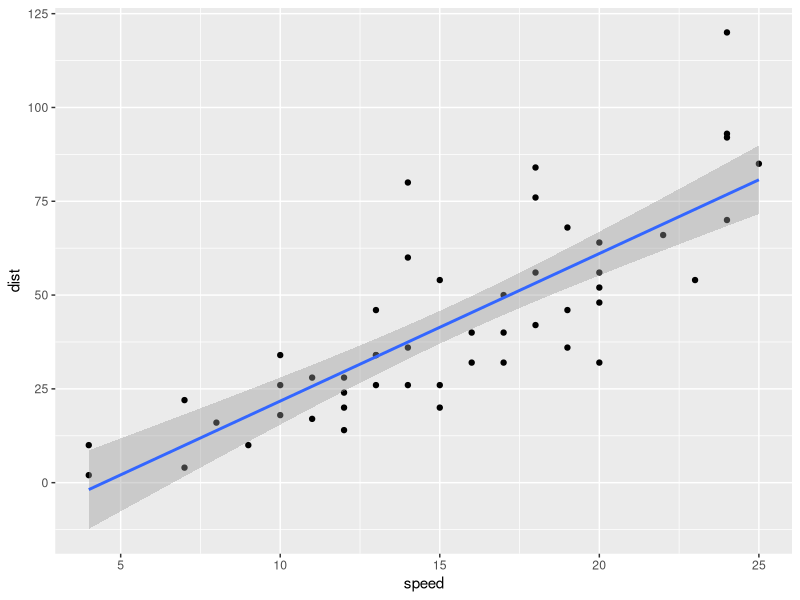
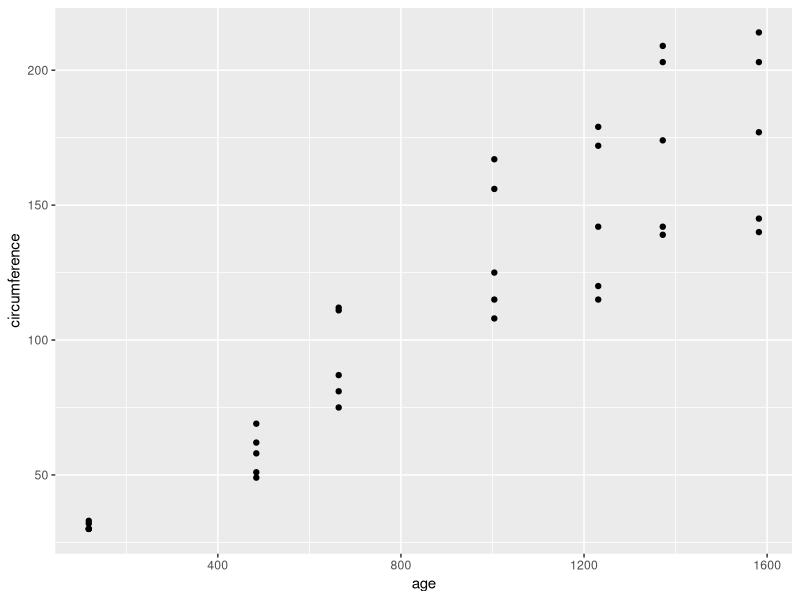
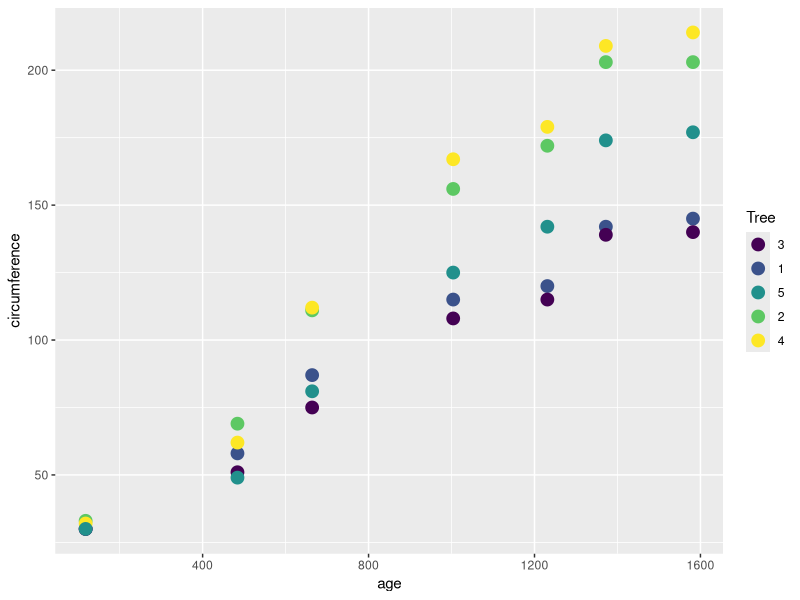
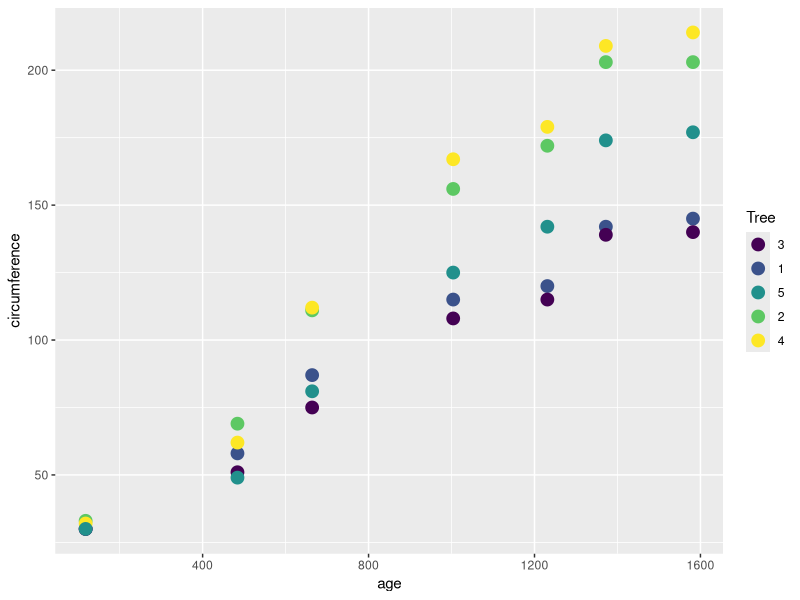
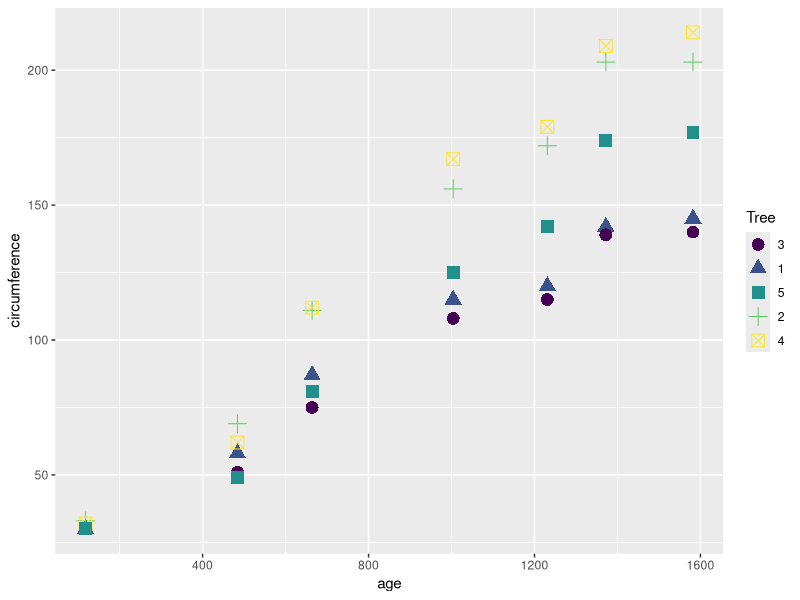
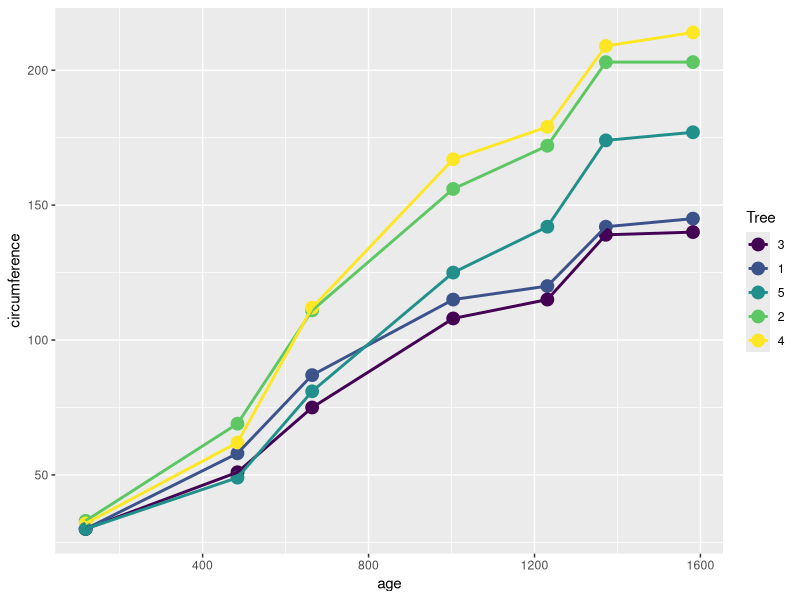
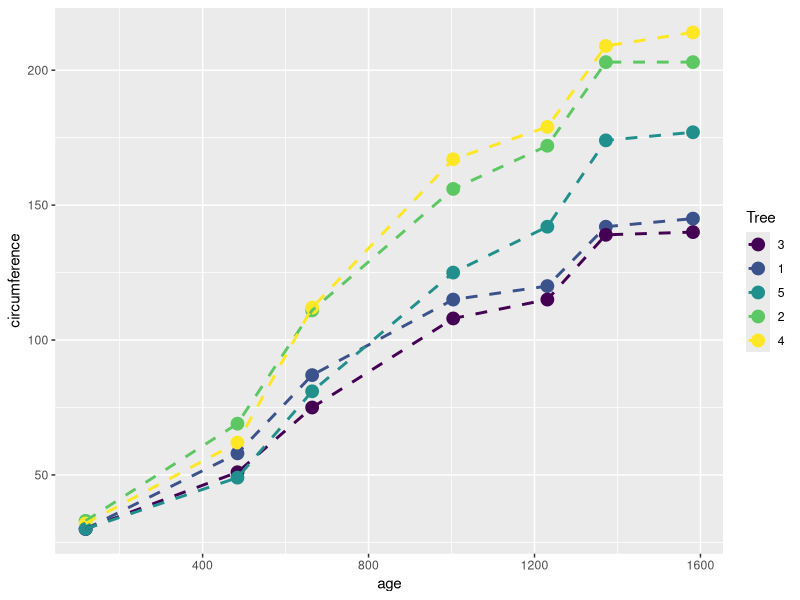
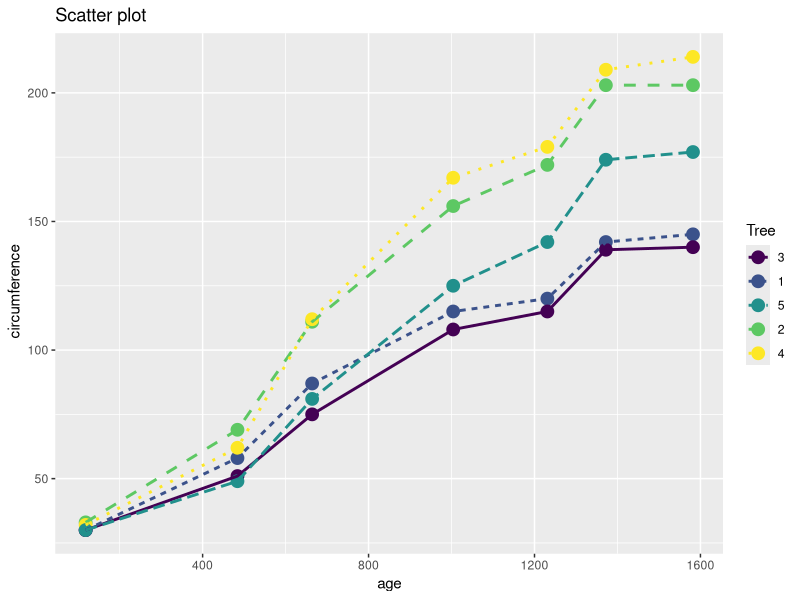

Reproduce these figures in R, in order. (Note: this script raises an error after producing the figures.)
# Scatter plot in r
 library(ggplot2)
 
# Create between two numeric variables
data("cars")
View(cars) 

ggplot(data=cars, aes(x=speed, y=dist))+geom_point()+
  geom_smooth(method = "lm", se=T, leve=0.95)


# Scatter plot with multiple lines
data("Orange")
View(Orange)

ggplot(Orange, aes(age, circumference))+
  geom_point()

# Colour the vises of tress
ggplot(Orange, aes(age, circumference, color=Tree))+
  geom_point(size=4)

# change the size and shapes of the points
ggplot(Orange, aes(age, circumference, color=Tree))+
  geom_point(size=4, shape= 19)

# Sperate by shapes
ggplot(Orange, aes(age, circumference, color=Tree))+
  geom_point(size=4, aes(shape=Tree))

# use previous
ggplot(Orange, aes(age, circumference, color=Tree))+
  geom_point(size=4, shape=19)+
  geom_line(linetype=1, size=1)

# Change the line type
ggplot(Orange, aes(age, circumference, color=Tree))+
  geom_point(size=4, shape=19)+
  geom_line(linetype=2, size=1)

# using aes
ggplot(Orange, aes(age, circumference, color=Tree))+
  geom_point(size=4, shape=19)+
  geom_line(aes(linetype=Tree), size=1)+
  labs(x="age", y=" circumference", title = "Scatter plot")



# Bubble plots
install.packages("viridis")
library(viridis)
data("quakes")
View(quakes)
nrow(quakes)

# large data set so we take sample
q_sample <- quakes[seq(from=1, to=1000, by=10),]
?viridis

# Checking rows
nrow(q_sample)

# Creating graph
ggplot(data = q_sample, aes(x=lat, y=long))+
  geom_point()

# Changes
ggplot(data = q_sample, aes(x=lat, y=long))+
  geom_point(aes(size=mag, color=mag))+
  guides(size=F)+
  scale_color_viridis_b(option = "B")+
  scale_size_continuous(range = c(1,9))+
  labs(x="Latitude", y=" Longitude", title = "Bubble plot")+
  ggsave("bubbleplot.pdf")


# jjtter graph
data("diamonds")
View(diamonds)
nrow(diamonds)

# Taking sample
d_sample <- diamonds[seq(from=1, to= 49000, by=10), ]
nrow(d_sample)

# Creating jjtter grapg

# ggplot(d_sample, aes(cut, price))+geom_point()

ggplot(d_sample, aes(cut, price, color= cut))+geom_jitter()
